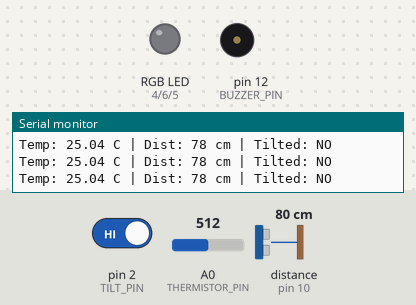
Recording of a sketch running on a simulated Arduino Uno, built with avr-gcc and run on an emulated ATmega328P. On the bench: an RGB LED mixed from three pins (HIGH = lit), buzzer (waves = sounding), the last lines printed to the serial monitor. Wiring (inferred from the names in the program): ultrasonic range finder: trigger pin 11; echo pin 10. The inputs (shaded band) are chosen by the test bench; at power-on: pin 2 (TILT_PIN) HIGH, A0 (THERMISTOR_PIN) = 512, distance to the obstacle (sensor on pin 10) 80 cm. The echo pulse lasts 58.3 µs per cm; pins used as bus, display or sensor lines are not drawn.

Above: at 1.2 s.
1.3 s: pin 2 (TILT_PIN) driven LOW
At 1.52 s:
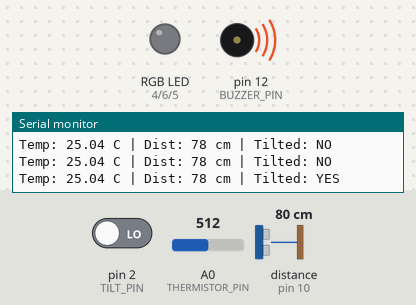
4.3 s: A0 (THERMISTOR_PIN) set to 552
At 4.81 s:
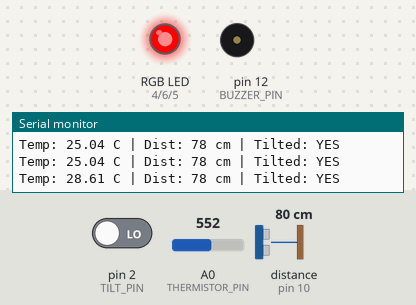
7.3 s: A0 (THERMISTOR_PIN) set to 511
At 7.85 s:
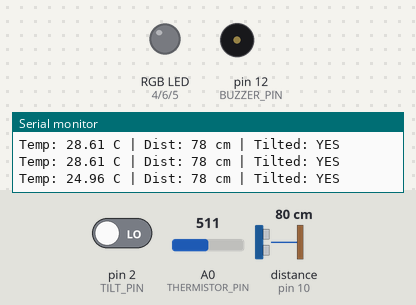
10.3 s: A0 (THERMISTOR_PIN) set to 716
At 14.2 s:
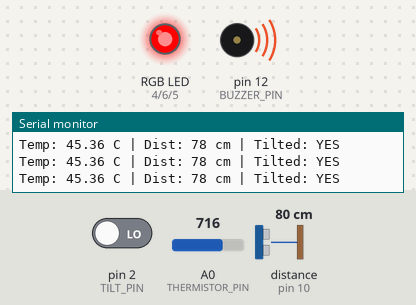
Timing chart, 0 to 14.3 s (numbered marks = the images above; inputs shaded):
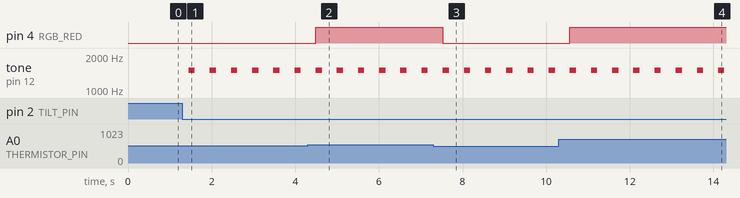

Measured:
- the behaviour switches between 534 and 535 on A0 (THERMISTOR_PIN) (found by bisection; images 1 and 2)
- after the input at 1.3 s, tone on pin 12 (BUZZER_PIN): alternates 1500 Hz for 0.15 s and silent for 0.36 s, starting after 0.15 s
- after the input at 4.3 s, pin 4 (RGB_RED): LOW → HIGH after 0.19 s
- after the input at 7.3 s, pin 4 (RGB_RED): HIGH → LOW after 0.23 s
- after the input at 10.3 s, pin 4 (RGB_RED): LOW → HIGH after 0.27 s

The sketch:

blp_1_2_3.ino
```cpp
#include <math.h> // include the maths library for log() function which we needing later

// Pin Definitions
const int TRIG_PIN = 11; // trig pin of ultrasonic, it send the pulse out
const int ECHO_PIN = 10; // echo pin of ultrasonic, it listen for the bounce back
const int BUZZER_PIN = 12; // buzzer is here, it make the beep sounds
const int TILT_PIN = 2; // tilt switch pin, goes LOW when the thing is tilting
const int THERMISTOR_PIN = A0; // analog pin where thermistor is connected at

// RGB LED pins (common cathode assumed)
const int RGB_RED   = 4; // red channel of the LED, for the hot warning
const int RGB_GREEN = 6; // green channel, currently not used much but is there
const int RGB_BLUE  = 5; // blue channel, also there for future using purpose

// Thermistor config (NTC 10K)
const float SERIES_RESISTOR = 10000.0;  // the 10K resistor that sit in series with thermistor for making voltage divider
const float NOMINAL_RESISTANCE = 10000.0; // resistance value of thermistor when it at exactly 25 degree
const float NOMINAL_TEMP = 25.0;          // the reference temperature in celsius that nominal resistance is measured on
const float B_COEFFICIENT = 3950.0;       // beta value of thermistor, you should check datasheet of your specific one
const int   ADC_MAX = 1023; // maximum value that ADC can reading (10-bit so it go 0 to 1023)

// Thresholds
const float TEMP_THRESHOLD_C  = 27.0; // if temperature go above this number, the alarm will triggering
const int   DIST_THRESHOLD_CM = 50; // object must be closer than this many centimeter for proximity alert

// Tone frequencies
const int BEEP_FREQ_DIST = 1000;  // frequency in Hz that buzzer use when something is too close
const int BEEP_FREQ_TILT = 1500;  // frequency for when the tilt switch has been activated
const int BEEP_FREQ_TEMP = 2000;  // highest frequency, used when temperature is exceeding the threshold

void setup() {
  pinMode(TRIG_PIN, OUTPUT); // trig pin must be output so we can sending pulse
  pinMode(ECHO_PIN, INPUT); // echo pin is input because we listening for returning pulse
  pinMode(BUZZER_PIN, OUTPUT); // buzzer need output mode so we can drive it
  pinMode(TILT_PIN, INPUT_PULLUP);  // use internal pullup so pin is HIGH normally, go LOW when tilt switch close to GND

  pinMode(RGB_RED,   OUTPUT); // set red led pin as output
  pinMode(RGB_GREEN, OUTPUT); // set green led pin as output
  pinMode(RGB_BLUE,  OUTPUT); // set blue led pin as output

  setRGB(0, 0, 0); // turn all LED color off at the starting
  Serial.begin(9600); // start serial at 9600 baud for the debugging print
}

void loop() {
  float tempC    = readThermistorTemp(); // call function to get current temperature reading
  long  distCm   = readDistance(); // call function to measure how far away object is
  bool  tilted   = (digitalRead(TILT_PIN) == LOW); // if pin reading LOW then tilt switch is closed meaning device got tilted

  // print all sensor value to serial monitor for debug purpose
  Serial.print("Temp: "); Serial.print(tempC);
  Serial.print(" C | Dist: "); Serial.print(distCm);
  Serial.print(" cm | Tilted: "); Serial.println(tilted ? "YES" : "NO");

  bool buzzerActive = false; // start by assuming buzzer should not be playing
  int  buzzerFreq   = 0; // frequency start at zero until some condition set it

  // --- Priority: Temperature (highest) > Tilt > Distance ---
  // temperature alert check first because it having highest priority in system
  if (tempC > TEMP_THRESHOLD_C) {
    setRGB(255, 0, 0);       // turn LED to full red for showing temperature danger
    buzzerFreq   = BEEP_FREQ_TEMP; // set frequency to the temp alert tone
    buzzerActive = true; // mark that buzzer should be active this cycle
  } else {
    setRGB(0, 0, 0);         // if temperature is okay then LED should turning off
  }

  // tilt check come after temperature, it will overwrite the frequency if both happening
  if (tilted) {
    buzzerFreq   = BEEP_FREQ_TILT; // overwrite frequency with tilt tone
    buzzerActive = true; // buzzer should still be active
  }

  // distance check is lowest priority, only set frequency if nothing else already making buzzer active
  if (distCm > 0 && distCm < DIST_THRESHOLD_CM) {
    if (!buzzerActive) buzzerFreq = BEEP_FREQ_DIST; // only use dist frequency if higher priority not already setting it
    buzzerActive = true; // but buzzer should active regardless
  }

  // now actually control the buzzer based on what conditions was triggered above
  if (buzzerActive) {
    tone(BUZZER_PIN, buzzerFreq, 150); // play tone at chosen frequency for 150 millisecond
    delay(300); // wait a bit so tone can be heard properly
    noTone(BUZZER_PIN); // stop the tone after the delay
  } else {
    noTone(BUZZER_PIN); // make sure buzzer is silent if no alert condition is present
  }

  delay(200); // small delay before next loop iteration so we not reading too fast
}

// ---- Helper Functions ----

float readThermistorTemp() {
  int   raw     = analogRead(THERMISTOR_PIN); // read raw ADC value from thermistor pin (0 to 1023)
  float voltage = (float)raw / ADC_MAX; // convert raw value to a ratio between 0.0 and 1.0

  // using simplified Steinhart-Hart equation (also calling beta equation) to find resistance then temperature
  float resistance = SERIES_RESISTOR * (1.0 / voltage - 1.0); // calculate thermistor resistance from voltage divider math

  float steinhart;
  steinhart  = resistance / NOMINAL_RESISTANCE;      // divide current resistance by nominal resistance to get R/R0 ratio
  steinhart  = log(steinhart);                        // take natural log of the ratio as the equation requiring
  steinhart /= B_COEFFICIENT;                         // divide by beta coefficient value from datasheet
  steinhart += 1.0 / (NOMINAL_TEMP + 273.15);         // add inverse of nominal temp converted to kelvin
  steinhart  = 1.0 / steinhart;                       // take inverse of whole thing to get temperature in kelvin
  float tempC = steinhart - 273.15;                   // subtract 273.15 to convert from kelvin back to celsius

  return tempC; // return the final celsius temperature value
}

long readDistance() {
  digitalWrite(TRIG_PIN, LOW); // make sure trig pin is low before we start the pulse
  delayMicroseconds(2); // wait 2 microsecond to ensure pin is settle at LOW
  digitalWrite(TRIG_PIN, HIGH); // send the trigger pulse by going HIGH
  delayMicroseconds(10); // hold HIGH for 10 microsecond as sensor is requiring
  digitalWrite(TRIG_PIN, LOW); // bring trigger back LOW to ending the pulse

  long duration = pulseIn(ECHO_PIN, HIGH, 30000); // measure how long echo pin stay HIGH, timeout after 30ms if nothing return
  if (duration == 0) return 999;                   // if no echo come back then return big number meaning out of range

  long distCm = duration * 0.034 / 2; // convert duration to centimeter using speed of sound, divide by 2 for round trip
  return distCm; // send back the distance value
}

void setRGB(int r, int g, int b) {
  analogWrite(RGB_RED,   r); // write red brightness value to the red pin using PWM
  analogWrite(RGB_GREEN, g); // write green brightness to green pin
  analogWrite(RGB_BLUE,  b); // write blue brightness to blue pin
}
```
